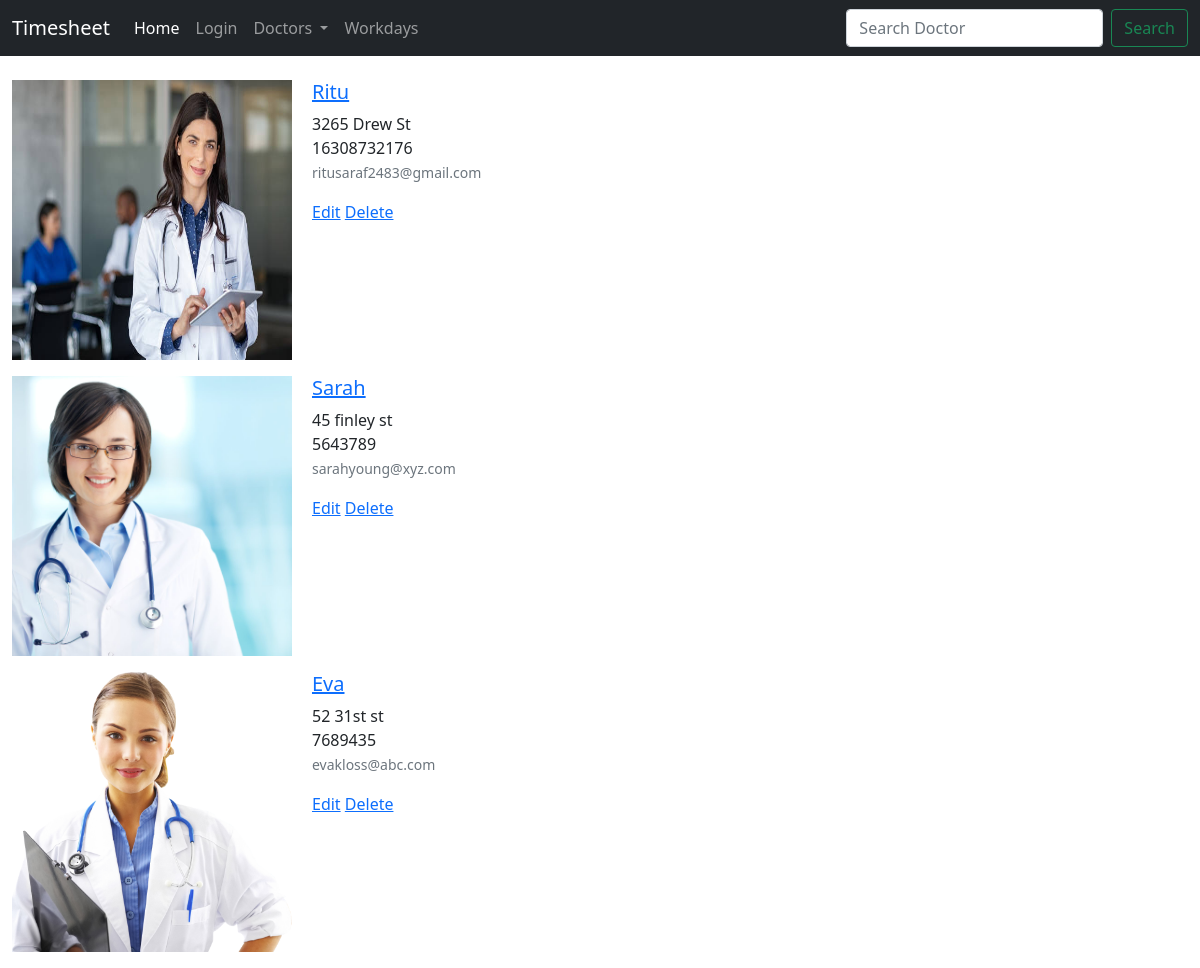
The page /user/userslist on the database its author committed.
### usermanagement/models.py (models this page shows)
class Profile(models.Model):
    user=models.OneToOneField(User,models.CASCADE)
    phone=models.CharField(max_length=13,blank=True)
    address=models.CharField(max_length=30,blank=True)
    image=models.ImageField(upload_to='images/users')

### usermanagement/views.py (the view)
class UsersList(ListView):
    model = Profile
    template_name = 'users/users_list.html'
    def get_queryset(self):
        query = self.request.GET.get('q')
        if query:
            object_list = self.model.objects.filter(user__username__contains=query)
            return object_list
        else:
            object_list = self.model.objects.all()
            return object_list

### templates/users/users_list.html
{% extends 'base.html' %}
{% block content %}
<div class="container-fluid mt-4">
{% for u in object_list %}
<div class="mb-3" style="max-width: 900px;">
  <div class="row g-0">
    <div class="col-md-4">
      <img src="{{u.image.url}}" height="280px" width="280px">
    </div>
    <div class="col-md-8">
      <div class="">
        <h5 ><a href="{% url 'Users:profiledetail' u.id %}">{{u.user.username}}</a></h5>
        {{u.address}}<br>
        {{u.phone}}
        <p class="card-text"><small class="text-muted">{{u.user.email}}</small></p>
           <a href="{% url 'Users:profileupdate' u.id %}">Edit</a>
           <a href="{% url 'Users:profiledelete' u.id %}">Delete</a>
      </div>
    </div>
  </div>
</div>
{% endfor %}
</div>
{% endblock %}

### rows shown on the page
Profile: image (picture), user.username "Ritu", address "3265 Drew St", phone "16308732176", user.email "ritusaraf2483@gmail.com"
Profile: image (picture), user.username "Sarah", address "45 finley st", phone "5643789", user.email "sarahyoung@xyz.com"
Profile: image (picture), user.username "Eva", address "52 31st st", phone "7689435", user.email "evakloss@abc.com"
